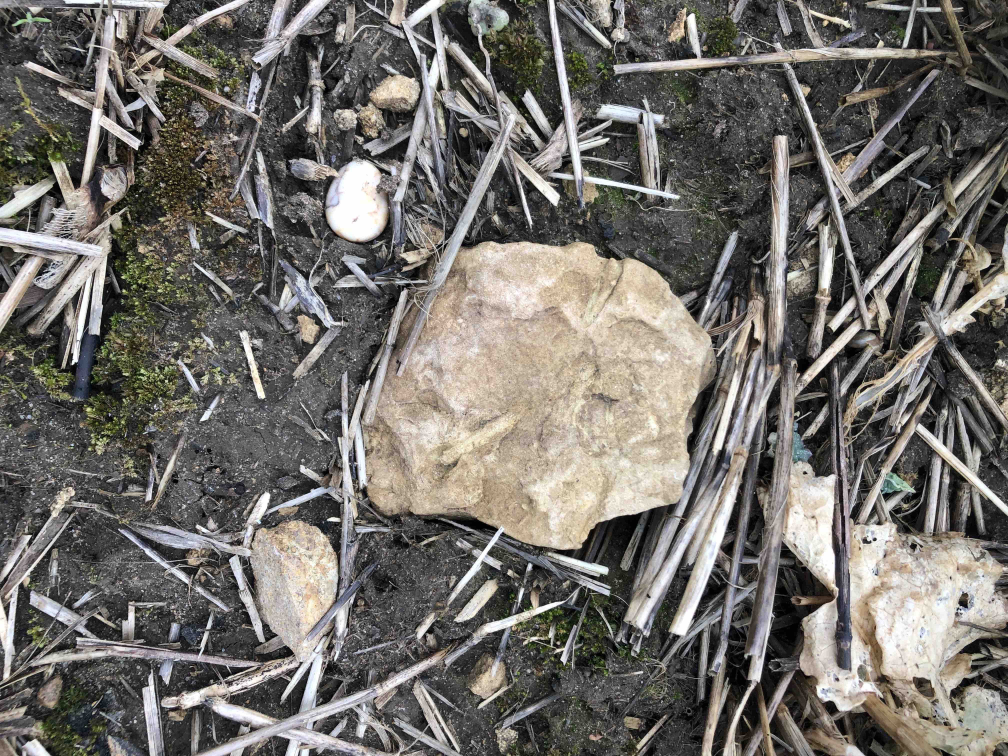
#> input picture Ethereum/contracts/STONE_TEMPLATE.jpeg, 4032 x 3024 px, found by its file name (shown at 1/4 size)
$ python remove.py
#> lines starting #> are read from the running program, lines starting #| are printed output that depends on the picture
# import the necessary packages
import numpy as np
import imutils
import cv2
def is_contour_bad(c):
	# approximate the contour
	peri = cv2.arcLength(c, True)
	approx = cv2.approxPolyDP(c, 0.02 * peri, True)
	# the contour is 'bad' if it is not a rectangle
	return len(approx) == 4

# load the shapes image, convert it to grayscale, and edge edges in
# the image
image = cv2.imread("STONE_TEMPLATE.jpeg")
#> image is the input picture: shape (3024, 4032, 3); mean B, G, R 105.8, 110.8, 114.2
gray = cv2.cvtColor(image, cv2.COLOR_BGR2GRAY)
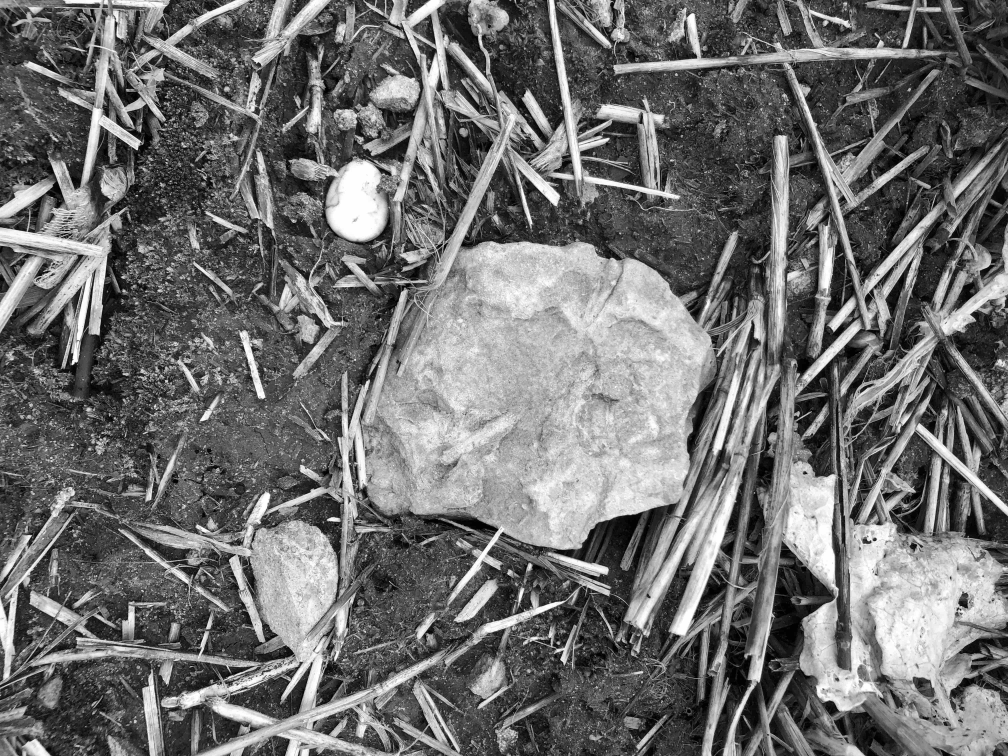
#> gray: shape (3024, 4032) (shown at 1/4 size); min 0, max 255, mean 111.2
edged = cv2.Canny(gray, 50, 100)
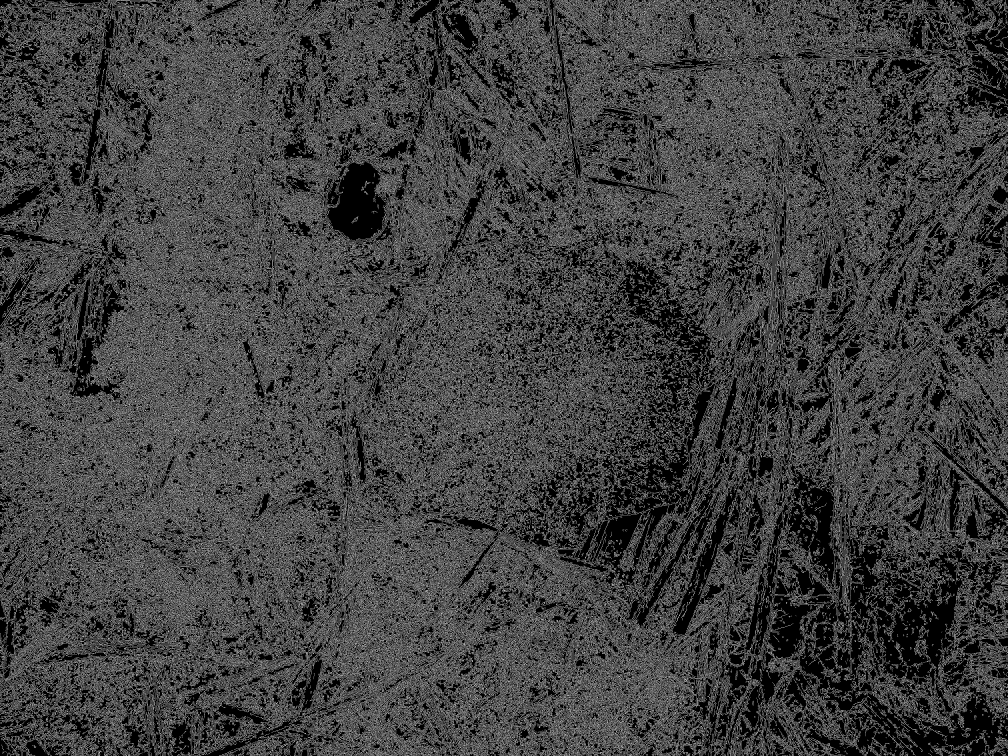
#> edged: shape (3024, 4032) (shown at 1/4 size); 25.8% white in thin lines or dots

image = imutils.resize(image, width=700)
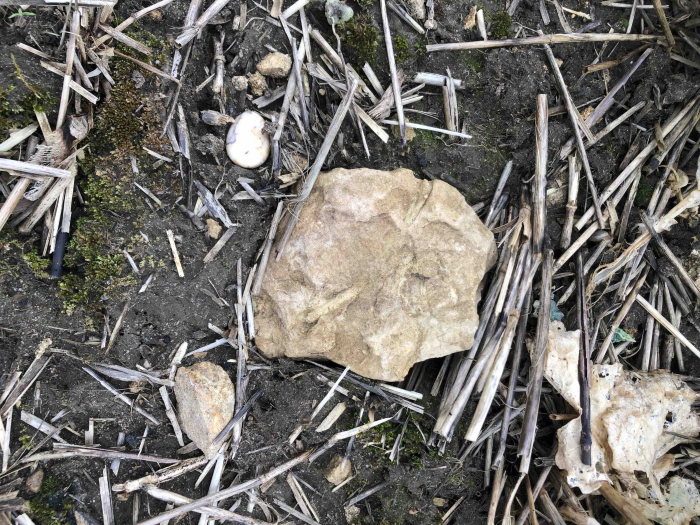
#> image: shape (525, 700, 3); mean B, G, R 105.8, 110.8, 114.2
cv2.imshow("Original", image)

# find contours in the image and initialize the mask that will be
# used to remove the bad contours
cnts = cv2.findContours(edged.copy(), cv2.RETR_LIST, cv2.CHAIN_APPROX_SIMPLE)
#> cnts = 152464 contours
cnts = imutils.grab_contours(cnts)
mask = np.ones(image.shape[:2], dtype="uint8") * 255
# loop over the contours
for c in cnts:
	# if the contour is bad, draw it on the mask
	if is_contour_bad(c):
		cv2.drawContours(mask, [c], -1, 0, -1)
#> this loop made 152464 passes
#> (peri in is_contour_bad, approx in is_contour_bad) on passes 1 to 3: (4, [[3808, 3023], [3810, 3023]]), (0, [[3510, 3023]]), (0, [[3456, 3023]])
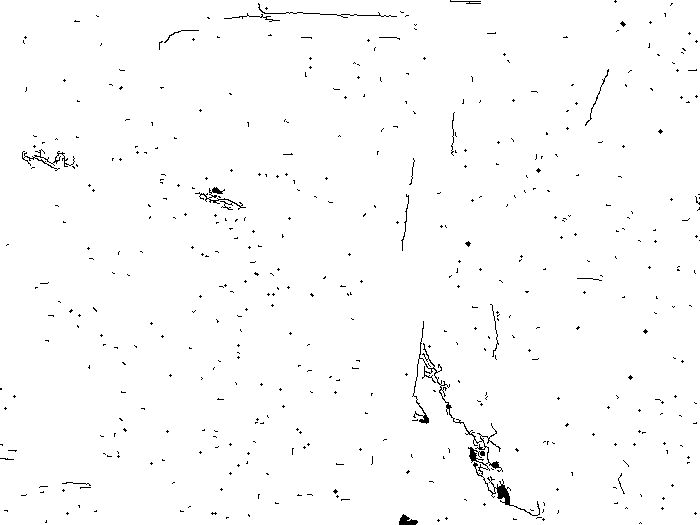
#> mask: shape (525, 700); 98.7% white; black in thin lines or dots
# remove the contours from the image and show the resulting images
image = cv2.bitwise_and(image, image, mask=mask)
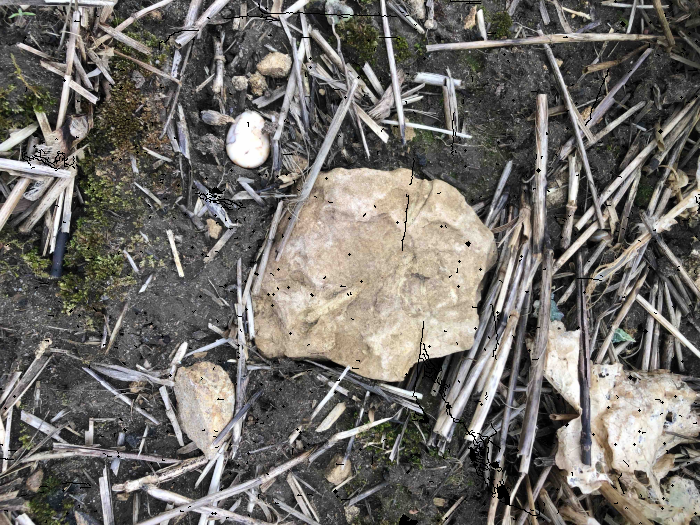
#> image: shape (525, 700, 3); mean B, G, R 104.5, 109.4, 112.8
cv2.imshow("Mask", mask)
cv2.imshow("After", image)
cv2.waitKey(0)
